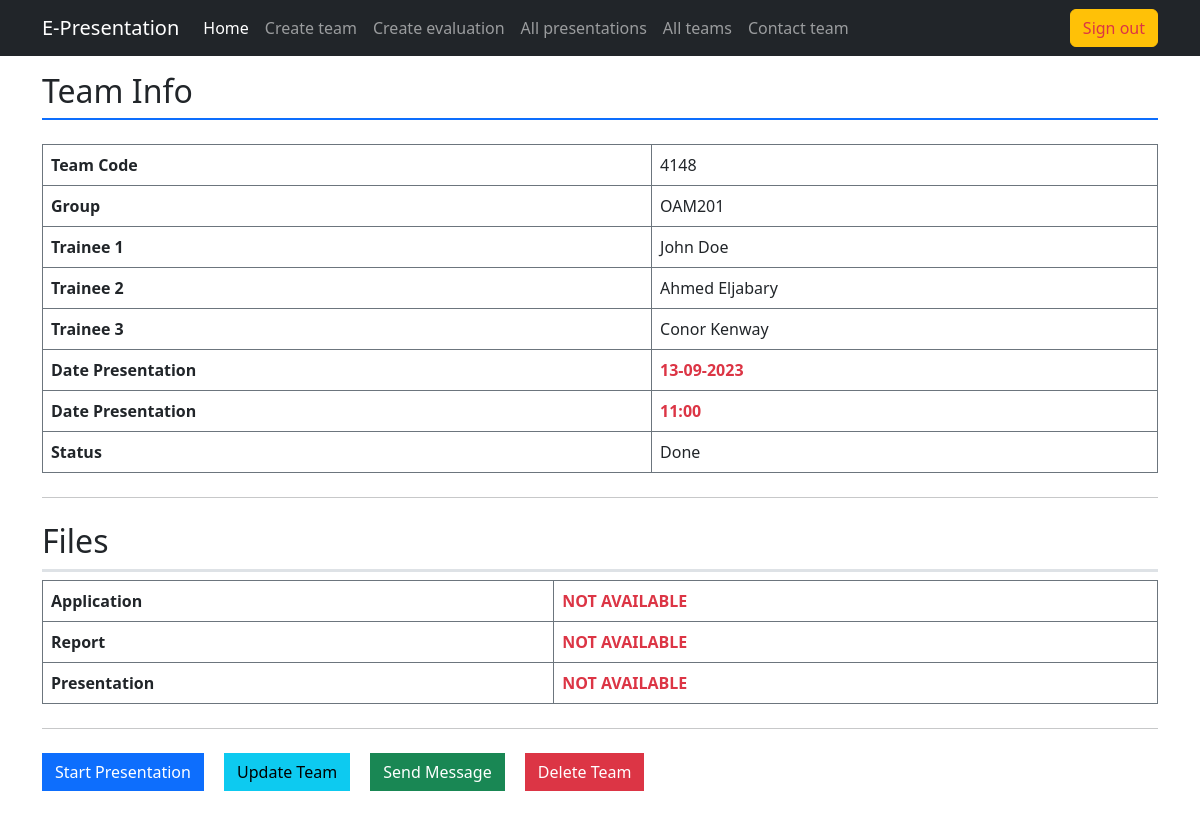
/index.php?action=team_info&team_code=4148 (signed in), run on the app's committed database.
### tables this page shows
CREATE TABLE `team` (
  `team_code` varchar(8) NOT NULL,
  `group_code` varchar(10) NOT NULL,
  `presentation_date` date DEFAULT NULL,
  `presentation_time` time DEFAULT NULL,
  `status` enum('Done','Ready','Not Ready') DEFAULT 'Not Ready'
);

CREATE TABLE `trainee` (
  `trainee_id` int(11) NOT NULL,
  `team_code` varchar(8) NOT NULL,
  `fullname` varchar(255) NOT NULL,
  `trainee_login` varchar(16) NOT NULL,
  `trainee_password` varchar(255) NOT NULL DEFAULT '246810',
  `status` enum('active','inactive') NOT NULL DEFAULT 'inactive',
  `email` varchar(255) DEFAULT 'trigger2000p@gmail.com'
);

### app/controller/layouts_rendering.php (called while the page is built, shortened)
<?php
    class LayoutRendering {
        static function team_info() {
            $team_code = $_GET["team_code"];
            $team_info = PresentationModel::retrieve_teams_data($team_code);
            $team_members = TraineeModel::get_team_members($team_code);
            $app_info = FileModel::retrieve_path($team_code, "application");
            $report_info = FileModel::retrieve_path($team_code, "report");
            $presentation_info = FileModel::retrieve_path($team_code, "presentation");
            require "app/view/mentor/team_info.php";
        }
    }

### app/model/team_model.php (called while the page is built, shortened)
<?php
    class PresentationModel {
        static function connection() {
            $username = "root";
            $password = "";
            $host = "localhost";
            $dbname = "e-presentations";
            $dsn = "mysql:host=$host;dbname=$dbname";
            try {
                return new PDO($dsn, $username, $password);
            } catch (PDOException $err) {
                echo "<div class='alert alert-danger'>Database connection couldn't be established</div>";
                $err->getMessage();
            }
        }
        static function retrieve_teams_data($team_code) {
            $connection = self::connection();
            $query = $connection->prepare("SELECT * FROM team  WHERE team_code = :team_code");
            $query->execute([":team_code" => $team_code]);
            return $query->fetch(PDO::FETCH_ASSOC);
        }
    }
?>

### app/model/trainee_model.php (called while the page is built, shortened)
<?php
    class TraineeModel {
        static function get_team_members($team_code) {
            $connection = PresentationModel::connection();
            $query = $connection->prepare("
                SELECT * FROM trainee
                WHERE team_code = :team_code");
            $query->execute([":team_code" => $team_code]);
            return $query->fetchALL(PDO::FETCH_ASSOC);
        }
    }

### app/view/mentor/team_info.php (the view, shortened to what this page needs)
<h2 class="border-bottom pb-2 border-2 border-primary mb-4">Team Info</h2>
<table class="table table-bordered border-secondary table-hover border-striped">
    <tr>
        <td class="fw-bold">Team Code</td>
        <td><?= $team_info["team_code"] ?></td>
    </tr>
    <tr>
        <td class="fw-bold">Group</td>
        <td><?= $team_info["group_code"] ?></td>
    </tr>
    <tr>
        <td class="fw-bold">Trainee 1</td>
        <td><?= isset($team_members[0]) ? $team_members[0]["fullname"] : "------" ?></td>
    </tr>
    <tr>
        <td class="fw-bold">Trainee 2</td>
        <td><?= isset($team_members[1]) ? $team_members[1]["fullname"] : "------" ?></td>
    </tr>
    <tr>
        <td class="fw-bold">Trainee 3</td>
        <td><?= isset($team_members[2]) ? $team_members[2]["fullname"] : "------" ?></td>
    </tr>
    <tr>
        <td class="fw-bold">Date Presentation</td>
        <td class="text-danger fw-bold"><?= $team_info["presentation_date"] == "0000-00-00"? "Unknown": implode("-", array_reverse(explode("-", $team_info["presentation_date"])))?></td>
    </tr>
    <tr>
        <td class="fw-bold">Date Presentation</td>
        <td class="text-danger fw-bold"><?= $team_info["presentation_time"] == "00:00:00"? "Unknown": substr($team_info["presentation_time"], 0, 5)?></td>
    </tr>
    <tr>
        <td class="fw-bold">Status</td>
        <td><?= $team_info["status"] ?></td>
    </tr>
</table>
    <hr class="my-4" />
    <h2 class="border-bottom pb-2 border-3">Files</h2>
    <table class="table table-bordered border-secondary table-hover border-striped">
    <tr>
        <td class="fw-bold">Application</td>
            <?php if (empty($app_info)): ?>
                <td class="fw-bold text-danger">NOT AVAILABLE</td>
            <?php endif;?>
    </tr>
    <tr>
        <td class="fw-bold">Report</td>
            <?php if (empty($report_info)): ?>
                <td class="fw-bold text-danger">NOT AVAILABLE</td>
            <?php endif;?>
    </tr>
    <tr>
        <td class="fw-bold">Presentation</td>
            <?php if (empty($presentation_info)): ?>
                <td class="fw-bold text-danger">NOT AVAILABLE</td>
            <?php endif;?>
    </tr>
    </table>
    <hr class="my-4" />
    <a href="index.php?action=select_evaluation&team_code=<?= $team_info["team_code"] ?>" class="btn btn-primary me-3 mb-3 rounded-0">Start Presentation</a>
    <a href="index.php?action=update&team_code=<?= $team_info["team_code"] ?>" class="btn btn-info me-3 mb-3 rounded-0">Update Team</a>
    <a href="index.php?action=contact&team_code=<?= $team_info["team_code"] ?>"" class="btn btn-success me-3 mb-3 rounded-0">Send Message</a>
    <a href="#" class="btn btn-danger me-3 mb-3 rounded-0">Delete Team</a>
<?php
    require "app/view/master.php";
?>

### data on the page
team: team_code "4148", group_code "OAM201", presentation_date "13-09-2023", presentation_time "11:00", status "Done"
trainee: fullname "John Doe"
trainee: fullname "Ahmed Eljabary"
trainee: fullname "Conor Kenway"
